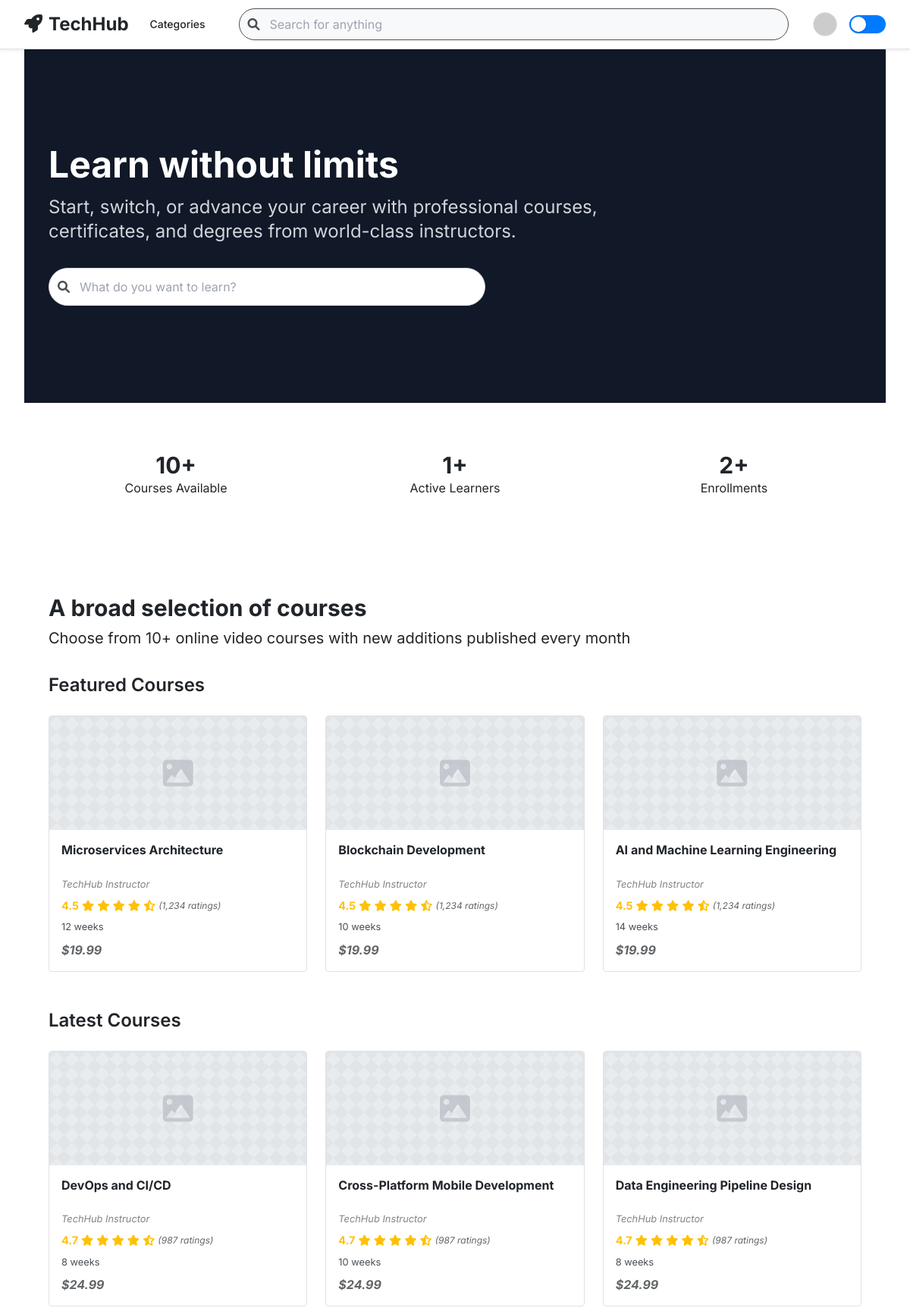
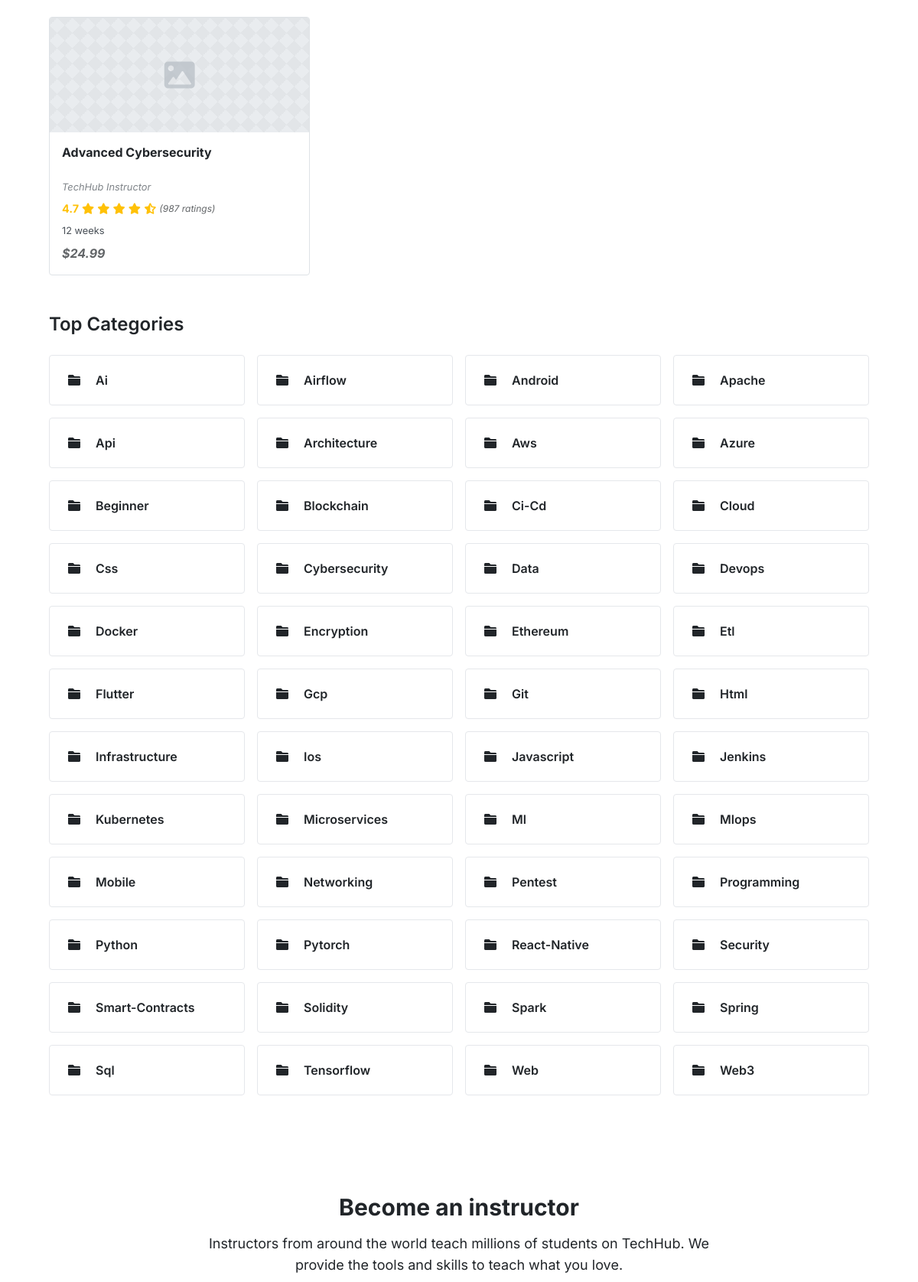
Screenshot of / (signed in, upper part) with the database file from the repository (2 pictures, top to bottom).
### app.py (models this page shows)
class Course(db.Model):
    id = db.Column(db.Integer, primary_key=True)
    title = db.Column(db.String(100), nullable=False)
    description = db.Column(db.Text, nullable=False)
    semantic_tags = db.Column(db.String(200))
    created_at = db.Column(db.DateTime, default=datetime.utcnow)
    user_id = db.Column(db.Integer, db.ForeignKey('user.id'))
    enrollments = db.relationship('Enrollment', backref='course', lazy=True)
    max_students = db.Column(db.Integer, default=50)
    start_date = db.Column(db.DateTime, default=datetime.utcnow)
    duration_weeks = db.Column(db.Integer, default=12)

### app.py (the view)
@app.route('/')
def home():
    featured_courses = Course.query.order_by(Course.created_at.desc()).limit(3).all()
    stats = {
        'total_courses': Course.query.count(),
        'total_students': User.query.count(),
        'total_enrollments': Enrollment.query.count()
    }
    categories = set()
    courses = Course.query.all()
    for course in courses:
        if course.semantic_tags:
            categories.update(tag.strip() for tag in course.semantic_tags.split(','))
    latest_courses = Course.query.order_by(Course.created_at.desc()).offset(3).limit(4).all()
    return render_template('index.html',
                         featured_courses=featured_courses,
                         latest_courses=latest_courses,
                         stats=stats,
                         categories=sorted(list(categories)))

### app.py (called while the page is built)
@login_manager.user_loader
def load_user(user_id):
    return User.query.get(int(user_id))

@app.context_processor
def inject_now():
    return {'now': datetime.utcnow} # Use utcnow for consistency

### templates/index.html (shortened to what this page needs)
{% extends "base.html" %}  {% block content %}
<div class="bg-gray-900 text-white">
  <div class="max-w-7xl mx-auto px-4 sm:px-6 lg:px-8 py-20 md:py-32">
    <div class="max-w-3xl">
      <h1 class="text-4xl md:text-5xl font-bold mb-4 leading-tight">
        Learn without limits
      </h1>
      <p class="text-xl md:text-2xl text-gray-300 mb-8">
        Start, switch, or advance your career with professional courses, certificates, and degrees from world-class instructors.
      </p>
      <div class="relative max-w-xl">
        <form action="{{ url_for('courses') }}" method="get" class="search-container mx-0">
          <span class="search-icon text-gray-400"></span>
          <input
            type="search"
            name="q"
            placeholder="What do you want to learn?"
            class="search-udemy block w-full !bg-white !text-gray-900 !border-gray-300 focus:!border-gray-900 py-3"
            value="{{ request.args.get('q', '') }}"
          />
          <button type="submit" class="absolute right-0 top-0 bottom-0 bg-primary text-white px-4 rounded-r-full hover:bg-primary-dark transition-colors">
             <i class="fas fa-search"></i>
          </button>
        </form>
      </div>
    </div>
  </div>
</div>
<div class="bg-primary-light py-12">
  <div class="max-w-7xl mx-auto px-4 sm:px-6 lg:px-8">
     <div class="grid grid-cols-1 md:grid-cols-3 gap-8 text-center">
       <div class="stat-card !bg-transparent !border-none !shadow-none">
         <p class="text-3xl font-bold text-primary">{{ stats.total_courses }}+</p>
         <p class="text-text-secondary">Courses Available</p>
       </div>
       <div class="stat-card !bg-transparent !border-none !shadow-none">
         <p class="text-3xl font-bold text-primary">{{ stats.total_students - 1 }}+</p>
         <p class="text-text-secondary">Active Learners</p>
       </div>
       <div class="stat-card !bg-transparent !border-none !shadow-none">
         <p class="text-3xl font-bold text-primary">{{ stats.total_enrollments }}+</p>
         <p class="text-text-secondary">Enrollments</p>
       </div>
     </div>
  </div>
</div>
<div class="bg-body-bg py-16">
  <div class="max-w-7xl mx-auto px-4 sm:px-6 lg:px-8">
    <h2 class="text-3xl font-bold text-text-primary mb-2">A broad selection of courses</h2>
    <p class="text-xl text-text-secondary mb-8">Choose from {{ stats.total_courses }}+ online video courses with new additions published every month</p>
    <h3 class="text-2xl font-semibold text-text-primary mb-6">Featured Courses</h3>
    <div class="course-grid mb-12">
      {% for course in featured_courses %}
      <a href="{{ url_for('courses') }}" class="block course-card-udemy">
        <div class="card-image">
          <i class="fas fa-image fa-3x"></i>
        </div>
        <div class="card-content">
          <div>
            <h4 class="card-title">{{ course.title }}</h4>
            <p class="card-instructor card-placeholder">TechHub Instructor</p>
            <div class="card-rating">
              <span class="rating-value">4.5</span>
              <span class="stars">
                <i class="fas fa-star"></i>
                <i class="fas fa-star"></i>
                <i class="fas fa-star"></i>
                <i class="fas fa-star"></i>
                <i class="fas fa-star-half-alt"></i>
              </span>
              <span class="text-xs text-text-secondary card-placeholder">(1,234 ratings)</span>
            </div>
            <p class="card-details">{{ course.duration_weeks }} weeks</p>
          </div>
          <p class="card-price card-placeholder">$19.99</p>
        </div>
      </a>
      {% endfor %}
    </div>
    <h3 class="text-2xl font-semibold text-text-primary mb-6">Latest Courses</h3>
    <div class="course-grid mb-12">
      {% for course in latest_courses %}
      <a href="{{ url_for('courses') }}" class="block course-card-udemy">
        <div class="card-image">
          <i class="fas fa-image fa-3x"></i>
        </div>
        <div class="card-content">
          <div>
            <h4 class="card-title">{{ course.title }}</h4>
            <p class="card-instructor card-placeholder">TechHub Instructor</p>
             <div class="card-rating">
              <span class="rating-value">4.7</span>
              <span class="stars">
                <i class="fas fa-star"></i>
                <i class="fas fa-star"></i>
                <i class="fas fa-star"></i>
                <i class="fas fa-star"></i>
                <i class="fas fa-star-half-alt"></i>
              </span>
              <span class="text-xs text-text-secondary card-placeholder">(987 ratings)</span>
            </div>
            <p class="card-details">{{ course.duration_weeks }} weeks</p>
          </div>
          <p class="card-price card-placeholder">$24.99</p>
        </div>
      </a>
      {% endfor %}
    </div>
    <h3 class="text-2xl font-semibold text-text-primary mb-6">Top Categories</h3>
    <div class="grid grid-cols-2 md:grid-cols-3 lg:grid-cols-4 gap-4">
      {% for category in categories %}
      <a href="{{ url_for('courses', category=category) }}" class="block p-4 bg-card-bg border border-border-color rounded hover:shadow-md transition-shadow">
        <div class="flex items-center space-x-3">
          <span class="inline-block h-8 w-8 rounded-full bg-primary-light flex items-center justify-center">
            <i class="fas fa-folder text-primary"></i>
          </span>
          <h4 class="font-semibold text-text-primary">{{ category|title }}</h4>
        </div>
      </a>
      {% endfor %}
    </div>
  </div>
</div>
<div class="bg-primary-light py-16">
  <div class="max-w-7xl mx-auto px-4 sm:px-6 lg:px-8 text-center">
    <h2 class="text-3xl font-bold text-text-primary mb-4">Become an instructor</h2>
    <p class="text-lg text-text-secondary mb-8 max-w-2xl mx-auto">Instructors from around the world teach millions of students on TechHub. We provide the tools and skills to teach what you love.</p>
  </div>
</div>
{% endblock %}

### static/css/modern-ui.css (style rules this page uses)
:root { --primary: #007BFF; --primary-dark: #0056b3; --primary-light: #cfe2ff; --secondary: #6c757d; --secondary-dark: #5a6268; --accent: #17a2b8; --success: #28a745; --warning: #ffc107; --danger: #dc3545; --info: var(--accent); --gray-100: #f8f9fa; --gray-200: #e9ecef; --gray-300: #dee2e6; --gray-500: #adb5bd; --gray-700: #495057; --gray-900: #212529; --body-bg: white; --card-bg: white; --text-primary: var(--gray-900); --text-secondary: var(--gray-700); --border-color: var(--gray-300); --shadow-sm: 0 .125rem .25rem rgba(0,0,0,.075); --shadow: 0 .5rem 1rem rgba(0,0,0,.15); --shadow-md: 0 1rem 3rem rgba(0,0,0,.175); --shadow-lg: 0 1.5rem 4rem rgba(0, 0, 0, 0.2); --primary-rgb: 0, 123, 255; }
body { background-color: var(--body-bg); color: var(--text-primary); transition: background-color 0.3s ease, color 0.3s ease; font-family: 'Inter', sans-serif; }
.course-card-udemy { border-radius: 4px; overflow: hidden; transition: box-shadow 0.2s ease-in-out; border: 1px solid var(--border-color); background: var(--card-bg); box-shadow: none; display: flex; flex-direction: column; height: 100%; }
.course-card-udemy .card-image { height: 150px; background-color: var(--gray-200); background-image: linear-gradient(45deg, rgba(0,0,0,0.03) 25%, transparent 25%, transparent 75%, rgba(0,0,0,0.03) 75%), linear-gradient(-45deg, rgba(0,0,0,0.03) 25%, transparent 25%, transparent 75%, rgba(0,0,0,0.03) 75%); background-size: 20px 20px; display: flex; align-items: center; justify-content: center; color: var(--gray-500); position: relative; overflow: hidden; }
.course-card-udemy .card-image i { font-size: 2.5rem; opacity: 0.6; }
.course-card-udemy .card-content { padding: 1rem; flex-grow: 1; display: flex; flex-direction: column; justify-content: space-between; }
.course-card-udemy .card-title { font-weight: 700; color: var(--text-primary); margin-bottom: 0.25rem; line-height: 1.3; display: -webkit-box; -webkit-line-clamp: 2; -webkit-box-orient: vertical; overflow: hidden; text-overflow: ellipsis; min-height: 2.6em; }
.course-card-udemy .card-instructor, .course-card-udemy .card-details { font-size: 0.8rem; color: var(--text-secondary); margin-bottom: 0.5rem; }
.course-card-udemy .card-rating { display: flex; align-items: center; font-size: 0.9rem; margin-bottom: 0.5rem; }
.course-card-udemy .card-rating .stars { color: var(--warning); margin-right: 0.25rem; }
.course-card-udemy .card-rating .rating-value { font-weight: 700; color: var(--warning); margin-right: 0.25rem; }
.card-placeholder { font-style: italic; opacity: 0.7; font-size: 0.75rem; }
.course-card-udemy .card-price { font-size: 1rem; font-weight: 700; color: var(--text-primary); margin-top: auto; }
.search-udemy { border: 1px solid var(--gray-700); border-radius: 9999px; background-color: var(--gray-100); padding: 0.5rem 1rem 0.5rem 2.5rem; transition: background-color 0.2s ease, border-color 0.2s ease; width: 100%; }
.search-container { position: relative; flex-grow: 1; margin: 0 1rem; }
.search-container .search-icon { position: absolute; left: 0.75rem; top: 50%; transform: translateY(-50%); color: var(--text-secondary); pointer-events: none; }
.stat-card { border-radius: 4px; padding: 1rem; background-color: var(--card-bg); border: 1px solid var(--border-color); }
.course-grid { display: grid; gap: 1.5rem; grid-template-columns: repeat(auto-fill, minmax(280px, 1fr)); }

### rows the page displays
Course: title "Microservices Architecture", duration_weeks "12"
Course: title "Blockchain Development", duration_weeks "10"
Course: title "AI and Machine Learning Engineering", duration_weeks "14"
Course: title "DevOps and CI/CD", duration_weeks "8"
Course: title "Cross-Platform Mobile Development", duration_weeks "10"
Course: title "Data Engineering Pipeline Design", duration_weeks "8"
Course: title "Advanced Cybersecurity", duration_weeks "12"

### other values shown
{{ stats.total_courses }} "10"
{{ stats.total_students - 1 }} "1"
{{ stats.total_enrollments }} "2"
{{ category|title }} "Ai" "Airflow" "Android" "Apache" "Api" "Architecture" "Aws" "Azure" "Beginner" "Blockchain" "Ci-Cd" "Cloud" "Css" "Cybersecurity" "Data" "Devops" "Docker" "Encryption" "Ethereum" "Etl" "Flutter" "Gcp" "Git" "Html" "Infrastructure" "Ios" "Javascript" "Jenkins" "Kubernetes" "Microservices" "Ml" "Mlops" "Mobile" "Networking" "Pentest" "Programming" "Python" "Pytorch" "React-Native" "Security" "Smart-Contracts" "Solidity" "Spark" "Spring" "Sql" "Tensorflow" "Web" "Web3"
